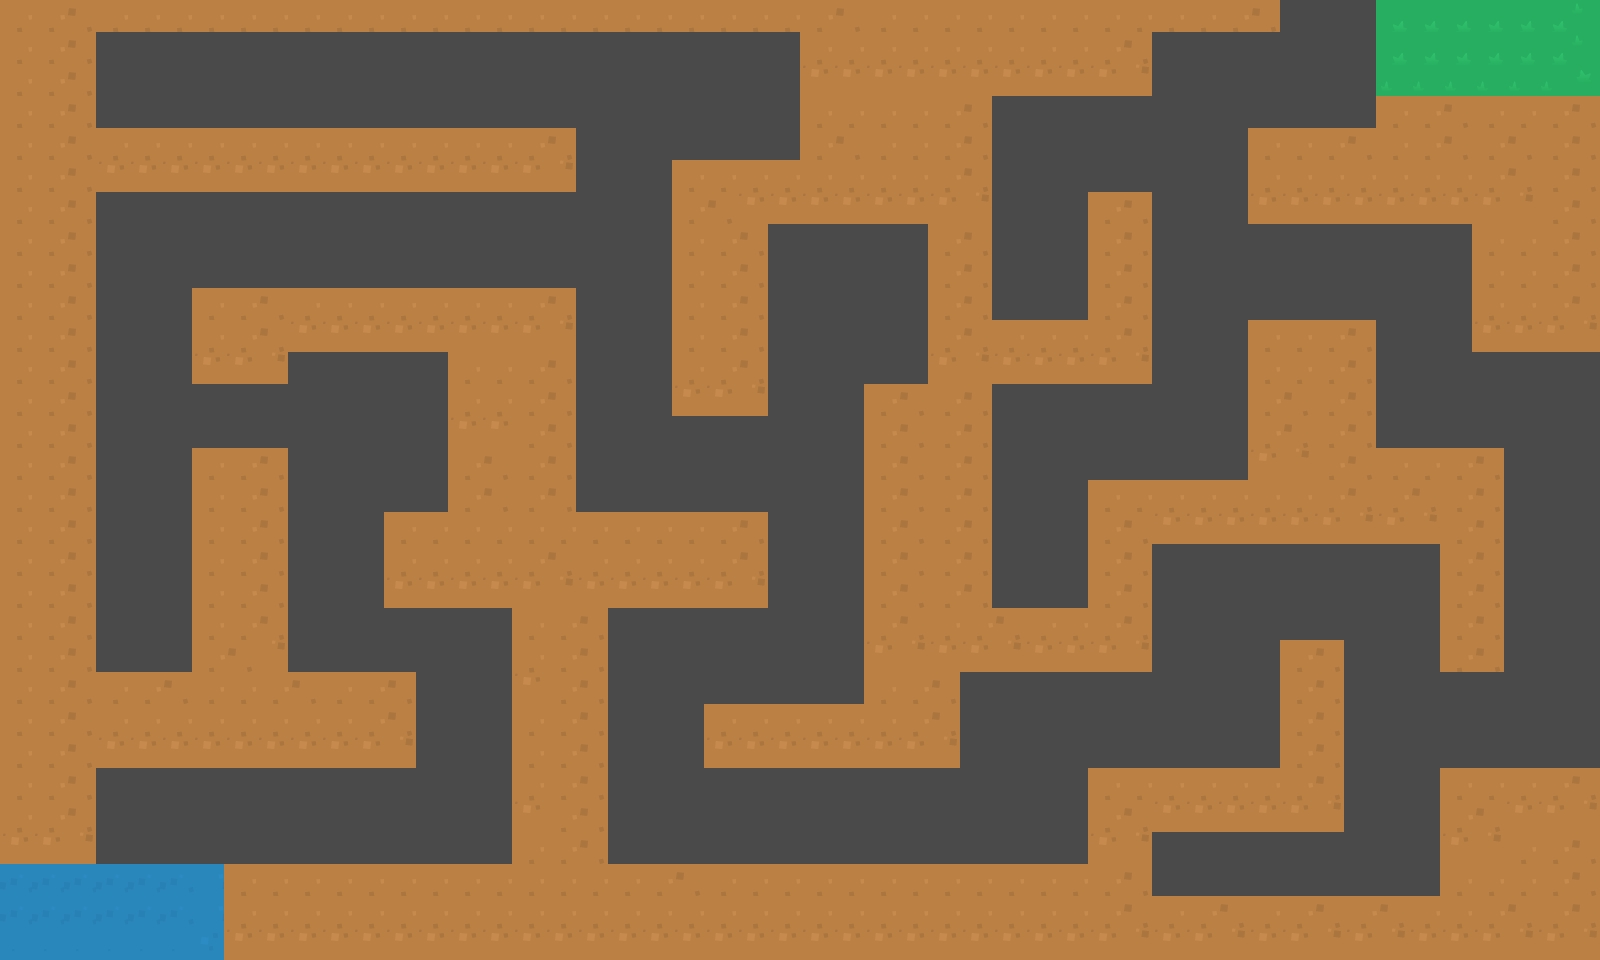

A 2D game scene composited from a Tiled map and its tileset images. What follows is a short description and the map's XML, with each tile layer's data collapsed to a summary:
An orthogonal 50x30 tile map with 32x32 px tiles, 3 tile layers (Ground, Path, Exit) and 3 objects (2x wall, player).

<map version="1.4" tiledversion="1.4.2" orientation="orthogonal" renderorder="right-down" width="50" height="30" tilewidth="32" tileheight="32" infinite="0" nextlayerid="6" nextobjectid="90">
 <tileset firstgid="1" source="KennyPack.tsx" />
 <layer id="1" name="Ground" width="50" height="30">
  <data>[1500 cells, 446 non-empty, 3 distinct tile ids]</data>
 </layer>
 <layer id="2" name="Path" width="50" height="30">
  <data>[1500 cells, 395 non-empty, 1 distinct tile ids]</data>
 </layer>
 <layer id="3" name="Exit" width="50" height="30">
  <data>[1500 cells, 12 non-empty, 1 distinct tile ids]</data>
 </layer>
 <objectgroup id="5" name="zombies">
  <object id="85" name="player" x="160.33" y="863.67" width="32" height="32" />
  <object id="86" name="wall" x="0" y="0" width="96" height="864" />
  <object id="88" name="wall" x="96" y="128" width="480" height="64" />
 </objectgroup>
</map>
